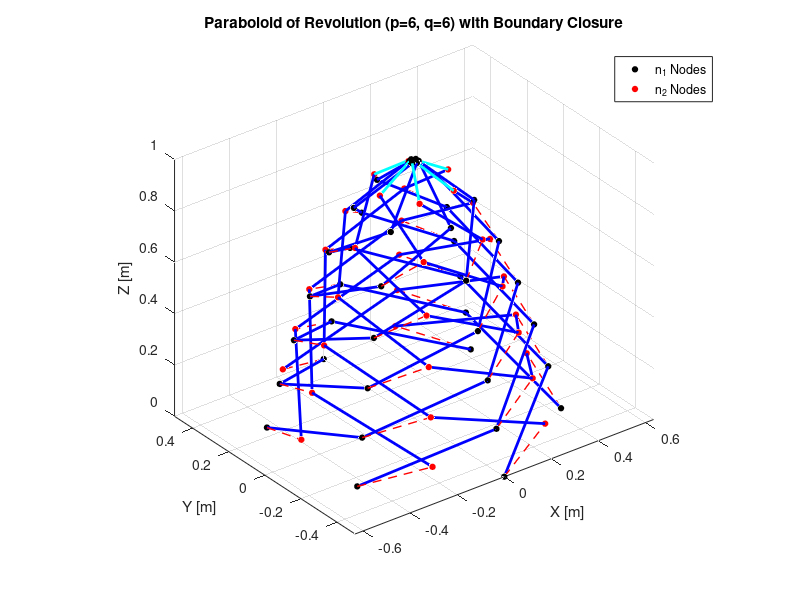

Reproduce this figure in MATLAB.
clear; clc; close all;

%% 1. Define Structural Parameters
p = 6;          % Number of units around the circumference
q = 6;          % Number of units along the vertical axis
L = 1.0;        % Total length of the structure
a = 1/16;       % Focus of the paraboloid
Ld = 1.001;       % Height of the paraboloid (must be > L)

%% 2. Initialize Node Storage
N1 = zeros(q+1, p, 3); 
N2 = zeros(q+1, p, 3);

%% 3. Calculate Node Coordinates
for i = 0:q
    for k = 0:p-1
        
        % Calculate for l = 1 (Applies to all rows 0 to q)
        l = 1;
        z1 = (2*i + (l-1)) * (L / (2*q));
        theta1 = (2*k + l) * (pi / p);
        r1_val = sqrt(4 * a * (Ld - z1));
        
        N1(i+1, k+1, 1) = r1_val * cos(theta1); 
        N1(i+1, k+1, 2) = r1_val * sin(theta1); 
        N1(i+1, k+1, 3) = z1;                   
        
        % Calculate for l = 2 (Skip for the very top boundary i=q)
        if i < q
            l = 2;
            z2 = (2*i + (l-1)) * (L / (2*q));
            theta2 = (2*k + l) * (pi / p);
            r2_val = sqrt(4 * a * (Ld - z2));
            
            N2(i+1, k+1, 1) = r2_val * cos(theta2); 
            N2(i+1, k+1, 2) = r2_val * sin(theta2); 
            N2(i+1, k+1, 3) = z2;                   
        else
            N2(i+1, k+1, :) = NaN; % n2(q,k) does not exist
        end
        
    end
end

%% 4. Plotting the Structure
figure('Name', 'Double-Helix Paraboloid Tensegrity', 'Color', 'w');
hold on; grid on; axis equal;
view(3);
xlabel('X [m]'); ylabel('Y [m]'); zlabel('Z [m]');
title(sprintf('Paraboloid of Revolution (p=%d, q=%d) with Boundary Closure', p, q));

% Plot nodes
for i = 0:q
    for k = 0:p-1
        % Always plot n1
        plot3(N1(i+1, k+1, 1), N1(i+1, k+1, 2), N1(i+1, k+1, 3), 'ko', 'MarkerFaceColor', 'k', 'MarkerSize', 4);
        
        if i < q
            plot3(N2(i+1, k+1, 1), N2(i+1, k+1, 2), N2(i+1, k+1, 3), 'ro', 'MarkerFaceColor', 'r', 'MarkerSize', 4);
        end
    end
end

% Plot bars and strings
for i = 0:q-1
    for k = 0:p-1
        
        n1_current = squeeze(N1(i+1, k+1, :));
        n2_current = squeeze(N2(i+1, k+1, :));
        
        k_plus_1 = mod(k + 1, p);
        k_minus_1 = mod(k - 1, p);
        
        n1_next_kplus = squeeze(N1(i+2, k_plus_1+1, :));
        n1_current_kminus = squeeze(N1(i+1, k_minus_1+1, :));
        n2_next_kplus = squeeze(N2(i+2, k_plus_1+1, :));
        n2_current_kminus = squeeze(N2(i+1, k_minus_1+1, :));
        
        % Draw Bar 1 (Standard for all rows)
        plot3([n1_current(1), n1_next_kplus(1)], ...
              [n1_current(2), n1_next_kplus(2)], ...
              [n1_current(3), n1_next_kplus(3)], 'b-', 'LineWidth', 2);
          
        % Draw Bar 2
        if i < q - 1
            % Internal rows: standard double-helix connection
            n2_next_kminus = squeeze(N2(i+2, k_minus_1+1, :));
            n1_next_kminus = squeeze(N1(i+2, k_minus_1+1, :));

            plot3([n2_current(1), n2_next_kminus(1)], ...
                  [n2_current(2), n2_next_kminus(2)], ...
                  [n2_current(3), n2_next_kminus(3)], 'b-', 'LineWidth', 2)
           
            plot3([n1_current(1), n2_current(1)], ...
                  [n1_current(2), n2_current(2)], ...
                  [n1_current(3), n2_current(3)], 'r--', 'LineWidth', 1) %this is s1

            % plot3([n2_current(1), n2_current_kminus(1)], ...
            %       [n2_current(2), n2_current_kminus(2)], ...
            %       [n2_current(3), n2_current_kminus(3)], 'r--', 'LineWidth', 1) %this is s2
            % 
            % plot3([n1_current_kminus(1), n2_current_kminus(1)], ...
            %       [n1_current_kminus(2), n2_current_kminus(2)], ...
            %       [n1_current_kminus(3), n2_current_kminus(3)], 'r--', 'LineWidth', 1) %this is s3
            % 
            % plot3([n1_current(1), n2_current_kminus(1)], ...
            %       [n1_current(2), n2_current_kminus(2)], ...
            %       [n1_current(3), n2_current_kminus(3)], 'r--', 'LineWidth', 1) %this is s4
            % 
            % plot3([n2_current(1), n2_current_kminus(1)], ...
            %       [n2_current(2), n2_current_kminus(2)], ...
            %       [n2_current(3), n2_current_kminus(3)], 'r--', 'LineWidth', 1) %this is s5
            % 
            % % plot3([n2_current(1), n2_current(1)], ...
            % %       [n2_current(2), n2_current(2)], ...
            % %       [n2_current(3), n2_current(3)], 'r--', 'LineWidth', 1)
            % %       %this is s6
            % 
            % plot3([n1_current(1), n1_next_kminus(1)], ...
            %       [n1_current(2), n1_next_kminus(2)], ...
            %       [n1_current(3), n1_next_kminus(3)], 'r--', 'LineWidth', 1) %this is s7
            % 
            % plot3([n1_current(1), n2_next_kminus(1)], ...
            %       [n1_current(2), n2_next_kminus(2)], ...
            %       [n1_current(3), n2_next_kminus(3)], 'r--', 'LineWidth', 1) %this is s8

        else
            % Top row (i = q-1): standard b2 is removed. 
            % Replaced by \bar{b}_2 connecting to n1(q, k)
            n1_top = squeeze(N1(i+2, k+1, :)); 
            plot3([n2_current(1), n1_top(1)], ...
                  [n2_current(2), n1_top(2)], ...
                  [n2_current(3), n1_top(3)], 'c-', 'LineWidth', 2); % Cyan to highlight boundary bar
        end

    

    end
end

legend('n_1 Nodes', 'n_2 Nodes');
hold off;
